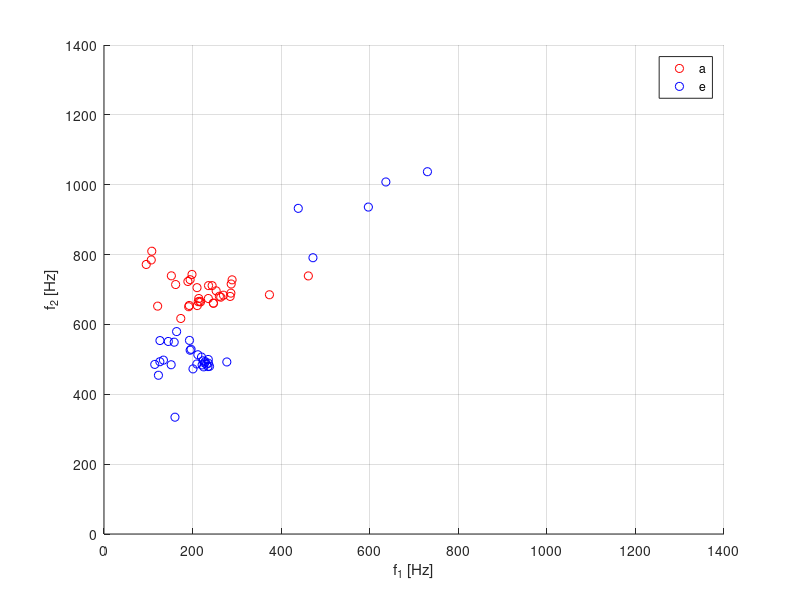
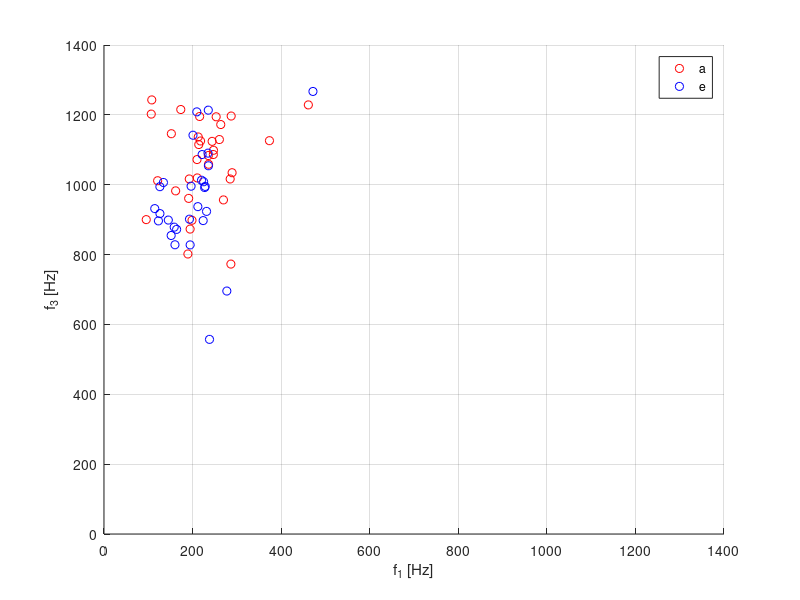
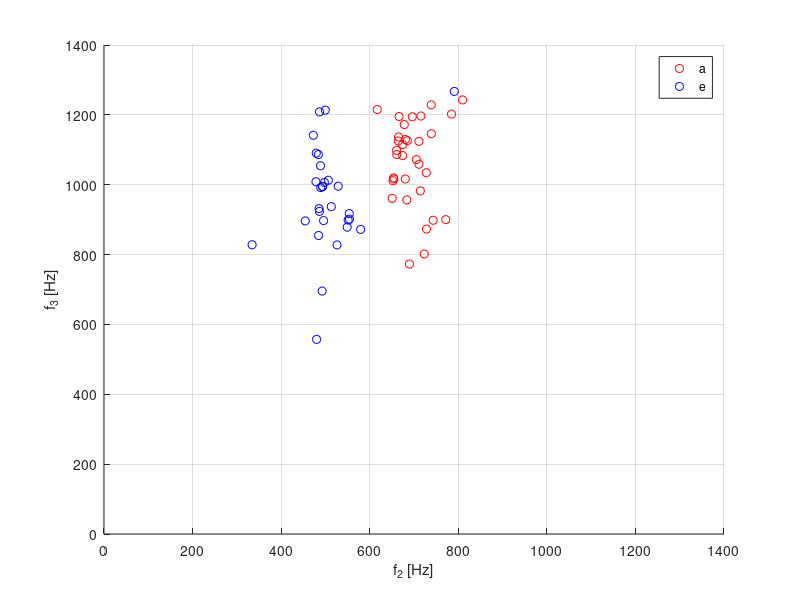
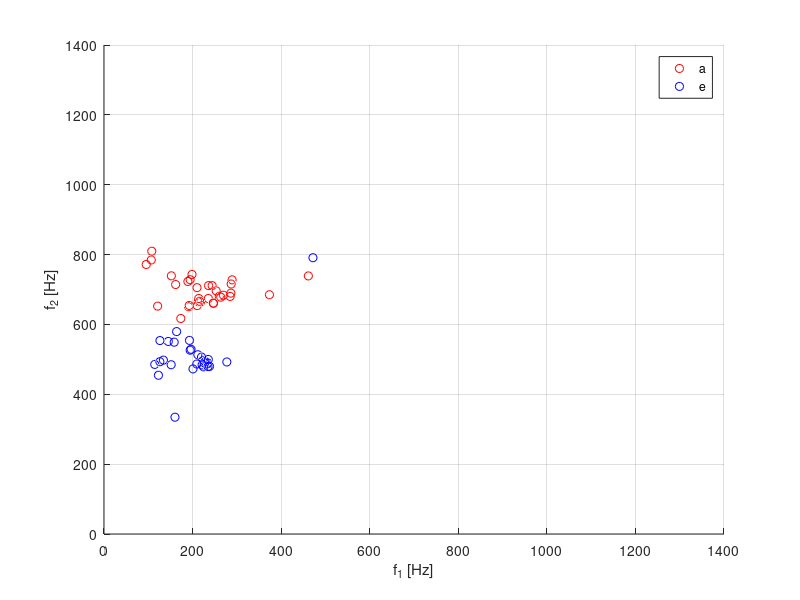

Here is the MATLAB script that generated these plots, in order:
clc
clear all
close all
%%
load('EEE.mat')
g_1 = f_1;
g_2 = f_2;
g_3 = f_3;
%%
load('AAA.mat')
%%
figure
hold on
scatter(f_1, f_2, 'r')
scatter(g_1, g_2, 'b')
xlim([0, 1400]) % Hz
ylim([0, 1400]) % Hz
grid on
legend('a', 'e')
xlabel('f_1 [Hz]')
ylabel('f_2 [Hz]')

figure
hold on
scatter(f_1, f_3, 'r')
scatter(g_1, g_3, 'b')
xlim([0, 1400]) % Hz
ylim([0, 1400]) % Hz
grid on
legend('a', 'e')
xlabel('f_1 [Hz]')
ylabel('f_3 [Hz]')

figure
hold on
scatter(f_2, f_3, 'r')
scatter(g_2, g_3, 'b')
xlim([0, 1400]) % Hz
ylim([0, 1400]) % Hz
grid on
legend('a', 'e')
xlabel('f_2 [Hz]')
ylabel('f_3 [Hz]')

%%
figure
hold on
scatter3(f_1, f_2, f_3, 'r')
scatter3(g_1, g_2, g_3, 'b')
xlim([0, 1400]) % Hz
ylim([0, 1400]) % Hz
zlim([0, 1400]) % Hz
grid on
legend('a', 'e')
xlabel('f_1 [Hz]')
ylabel('f_2 [Hz]')
zlabel('f_3 [Hz]')